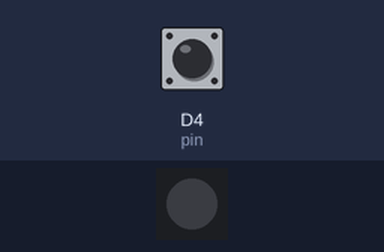
The program below on a simulated CircuitPython board. Parts: 1 RGB LEDs in strip order, left to right. The inputs (shaded band) are chosen by the test bench; at power-on: D4 (pin) LOW. Dim RGB values are drawn brighter than linear.

Above: at 1.2 s.
1.3 s: D4 (pin) pulled HIGH for 0.15 s
At 2.6 s:
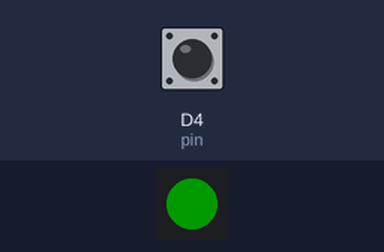
2.9 s: D4 (pin) pulled HIGH for 3.2 s
At 4.3 s:
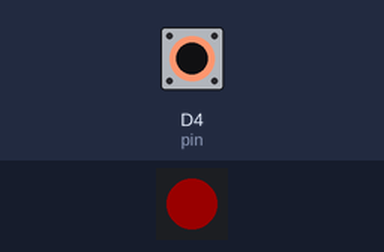
Timing chart, 0 to 7.6 s (numbered marks = the images above; inputs shaded):
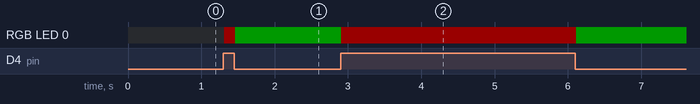

Measured:
- after the input at 1.3 s, RGB LED 0: off → RGB(25, 0, 0) at once, → RGB(0, 25, 0) 0.15 s later
- after the input at 2.9 s, RGB LED 0: RGB(0, 25, 0) → RGB(25, 0, 0) at once, → RGB(0, 25, 0) 3.2 s later

The program:

z_dotstar_bounce.py
```python
import board
import adafruit_dotstar
from digitalio import DigitalInOut, Direction, Pull
from adafruit_debouncer import Debouncer

led = adafruit_dotstar.DotStar(board.APA102_SCK, board.APA102_MOSI, 1)
led.brightness = 0.1

pin = DigitalInOut(board.D4)
pin.direction = Direction.INPUT
pin.pull = Pull.DOWN
switch = Debouncer(pin)

RED = (255, 0, 0)
GREEN = (0, 255, 0)

while True:
    switch.update()
    if switch.fell:
        led.value = True
        led[0] = (GREEN)
    if switch.rose:
        led.value = True
        led[0] = (RED)
```
